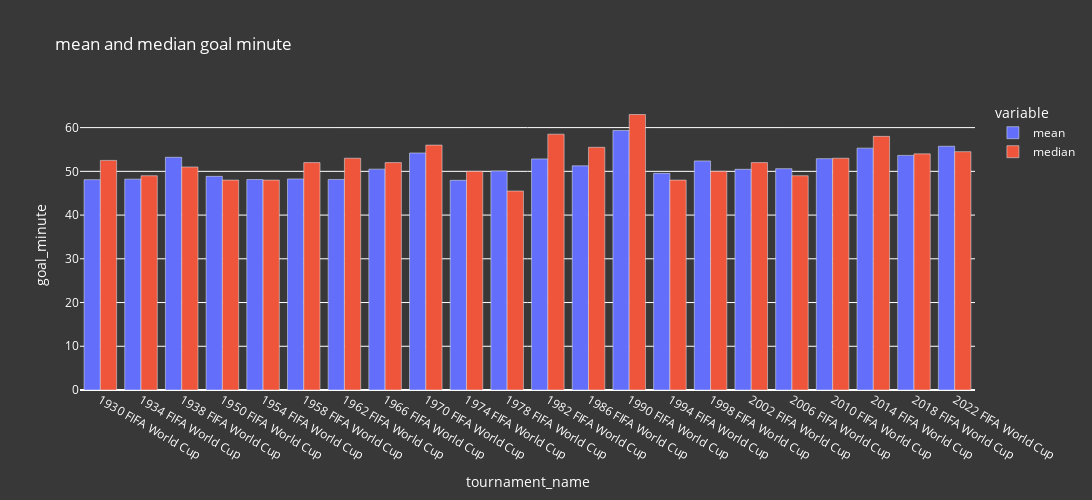

Notebook cell for this chart:
### Code cell
b_1_fig = px.bar(mean_median_df,x=mean_median_df.index,y=['mean','median'],
                 width=1200,height=500,barmode='group',title='mean and median goal minute')
b_1_fig.update_yaxes(title_text='goal_minute')
b_1_fig.update_layout(**layout_options)
b_1_fig.show()

### Figure 1 — Plotly figure (JSON) as saved in the notebook; plotly's stock layout.template omitted (floating-point values rounded to 4 significant figures)
{"data": [{"alignmentgroup": "True", "hovertemplate": "variable=mean<br>tournament_name=%{x}<br>value=%{y}<extra></extra>", "legendgroup": "mean", "marker": {"color": "#636efa", "pattern": {"shape": ""}}, "name": "mean", "offsetgroup": "mean", "orientation": "v", "showlegend": true, "textposition": "auto", "type": "bar", "x": ["1930 FIFA World Cup", "1934 FIFA World Cup", "1938 FIFA World Cup", "1950 FIFA World Cup", "1954 FIFA World Cup", "1958 FIFA World Cup", "1962 FIFA World Cup", "1966 FIFA World Cup", "1970 FIFA World Cup", "1974 FIFA World Cup", "1978 FIFA World Cup", "1982 FIFA World Cup", "1986 FIFA World Cup", "1990 FIFA World Cup", "1994 FIFA World Cup", "1998 FIFA World Cup", "2002 FIFA World Cup", "2006 FIFA World Cup", "2010 FIFA World Cup", "2014 FIFA World Cup", "2018 FIFA World Cup", "2022 FIFA World Cup"], "xaxis": "x", "y": [48.1, 48.21, 53.21, 48.85, 48.12, 48.26, 48.15, 50.51, 54.2, 47.95, 50.08, 52.84, 51.27, 59.34, 49.54, 52.39, 50.47, 50.61, 52.9, 55.31, 53.65, 55.73], "yaxis": "y"}, {"alignmentgroup": "True", "hovertemplate": "variable=median<br>tournament_name=%{x}<br>value=%{y}<extra></extra>", "legendgroup": "median", "marker": {"color": "#EF553B", "pattern": {"shape": ""}}, "name": "median", "offsetgroup": "median", "orientation": "v", "showlegend": true, "textposition": "auto", "type": "bar", "x": ["1930 FIFA World Cup", "1934 FIFA World Cup", "1938 FIFA World Cup", "1950 FIFA World Cup", "1954 FIFA World Cup", "1958 FIFA World Cup", "1962 FIFA World Cup", "1966 FIFA World Cup", "1970 FIFA World Cup", "1974 FIFA World Cup", "1978 FIFA World Cup", "1982 FIFA World Cup", "1986 FIFA World Cup", "1990 FIFA World Cup", "1994 FIFA World Cup", "1998 FIFA World Cup", "2002 FIFA World Cup", "2006 FIFA World Cup", "2010 FIFA World Cup", "2014 FIFA World Cup", "2018 FIFA World Cup", "2022 FIFA World Cup"], "xaxis": "x", "y": [52.5, 49, 51, 48, 48, 52, 53, 52, 56, 50, 45.5, 58.5, 55.5, 63, 48, 50, 52, 49, 53, 58, 54, 54.5], "yaxis": "y"}], "layout": {"barmode": "group", "height": 500, "legend": {"font": {"color": "white"}, "title": {"text": "variable"}, "tracegroupgap": 0}, "paper_bgcolor": "#383838", "plot_bgcolor": "#383838", "title": {"font": {"color": "white"}, "text": "mean and median goal minute"}, "width": 1200, "xaxis": {"anchor": "y", "color": "white", "domain": [0, 1], "title": {"text": "tournament_name"}}, "yaxis": {"anchor": "x", "color": "white", "domain": [0, 1], "title": {"text": "goal_minute"}}}}
